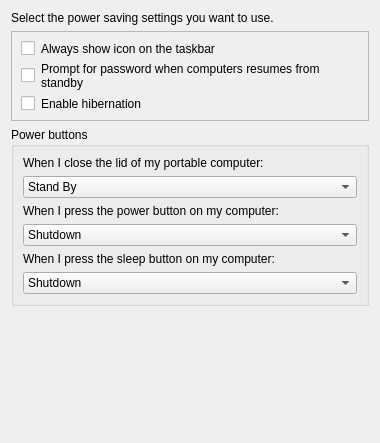
<?xml version="1.0" encoding="UTF-8"?>
<ui version="4.0">
 <class>PowerOptionsWidget</class>
 <widget class="QWidget" name="PowerOptionsWidget">
  <property name="geometry">
   <rect>
    <x>0</x>
    <y>0</y>
    <width>380</width>
    <height>443</height>
   </rect>
  </property>
  <property name="sizePolicy">
   <sizepolicy hsizetype="Fixed" vsizetype="Preferred">
    <horstretch>0</horstretch>
    <verstretch>0</verstretch>
   </sizepolicy>
  </property>
  <property name="minimumSize">
   <size>
    <width>380</width>
    <height>0</height>
   </size>
  </property>
  <property name="maximumSize">
   <size>
    <width>380</width>
    <height>16777215</height>
   </size>
  </property>
  <property name="windowTitle">
   <string>Form</string>
  </property>
  <layout class="QGridLayout" name="gridLayout_3">
   <item row="1" column="0">
    <widget class="QFrame" name="locationFrame">
     <property name="frameShape">
      <enum>QFrame::StyledPanel</enum>
     </property>
     <layout class="QGridLayout" name="gridLayout">
      <item row="0" column="0">
       <widget class="QCheckBox" name="showIconCheckBox">
        <property name="text">
         <string/>
        </property>
       </widget>
      </item>
      <item row="0" column="1">
       <widget class="QLabel" name="showIconLabel">
        <property name="sizePolicy">
         <sizepolicy hsizetype="Preferred" vsizetype="Preferred">
          <horstretch>1</horstretch>
          <verstretch>0</verstretch>
         </sizepolicy>
        </property>
        <property name="text">
         <string>Always show icon on the taskbar</string>
        </property>
       </widget>
      </item>
      <item row="1" column="0">
       <widget class="QCheckBox" name="promptPasswordCheckBox">
        <property name="text">
         <string/>
        </property>
       </widget>
      </item>
      <item row="1" column="1">
       <widget class="QLabel" name="promptPasswordLabel">
        <property name="sizePolicy">
         <sizepolicy hsizetype="Preferred" vsizetype="Preferred">
          <horstretch>1</horstretch>
          <verstretch>0</verstretch>
         </sizepolicy>
        </property>
        <property name="text">
         <string>Prompt for password when computers resumes from standby</string>
        </property>
        <property name="wordWrap">
         <bool>true</bool>
        </property>
       </widget>
      </item>
      <item row="2" column="0">
       <widget class="QCheckBox" name="enableHibernationCheckBox">
        <property name="text">
         <string/>
        </property>
       </widget>
      </item>
      <item row="2" column="1">
       <widget class="QLabel" name="enableHibernationLabel">
        <property name="sizePolicy">
         <sizepolicy hsizetype="Preferred" vsizetype="Preferred">
          <horstretch>1</horstretch>
          <verstretch>0</verstretch>
         </sizepolicy>
        </property>
        <property name="text">
         <string>Enable hibernation</string>
        </property>
       </widget>
      </item>
     </layout>
    </widget>
   </item>
   <item row="3" column="0">
    <spacer name="verticalSpacer">
     <property name="orientation">
      <enum>Qt::Vertical</enum>
     </property>
     <property name="sizeHint" stdset="0">
      <size>
       <width>20</width>
       <height>40</height>
      </size>
     </property>
    </spacer>
   </item>
   <item row="2" column="0">
    <widget class="QGroupBox" name="powerGroupBox">
     <property name="title">
      <string>Power buttons</string>
     </property>
     <layout class="QGridLayout" name="gridLayout_2">
      <item row="0" column="0">
       <widget class="QLabel" name="closeLidLabel">
        <property name="text">
         <string>When I close the lid of my portable computer:</string>
        </property>
        <property name="buddy">
         <cstring>closeLidComboBox</cstring>
        </property>
       </widget>
      </item>
      <item row="1" column="0">
       <widget class="QComboBox" name="closeLidComboBox">
        <property name="currentIndex">
         <number>1</number>
        </property>
        <item>
         <property name="text">
          <string>Do nothing</string>
         </property>
        </item>
        <item>
         <property name="text">
          <string>Stand By</string>
         </property>
        </item>
        <item>
         <property name="text">
          <string>Hibernate</string>
         </property>
        </item>
       </widget>
      </item>
      <item row="2" column="0">
       <widget class="QLabel" name="pressPowerBtnLabel">
        <property name="text">
         <string>When I press the power button on my computer:</string>
        </property>
        <property name="buddy">
         <cstring>pressPowerBtnComboBox</cstring>
        </property>
       </widget>
      </item>
      <item row="3" column="0">
       <widget class="QComboBox" name="pressPowerBtnComboBox">
        <property name="currentIndex">
         <number>3</number>
        </property>
        <item>
         <property name="text">
          <string>Do nothing</string>
         </property>
        </item>
        <item>
         <property name="text">
          <string>Ask me what to do</string>
         </property>
        </item>
        <item>
         <property name="text">
          <string>Stand by</string>
         </property>
        </item>
        <item>
         <property name="text">
          <string>Shutdown</string>
         </property>
        </item>
        <item>
         <property name="text">
          <string>Hibernate</string>
         </property>
        </item>
       </widget>
      </item>
      <item row="4" column="0">
       <widget class="QLabel" name="pressSleepBtnLabel">
        <property name="text">
         <string>When I press the sleep button on my computer:</string>
        </property>
        <property name="buddy">
         <cstring>pressSleepBtnComboBox</cstring>
        </property>
       </widget>
      </item>
      <item row="5" column="0">
       <widget class="QComboBox" name="pressSleepBtnComboBox">
        <property name="currentIndex">
         <number>3</number>
        </property>
        <item>
         <property name="text">
          <string>Do nothing</string>
         </property>
        </item>
        <item>
         <property name="text">
          <string>Ask me what to do</string>
         </property>
        </item>
        <item>
         <property name="text">
          <string>Stand By</string>
         </property>
        </item>
        <item>
         <property name="text">
          <string>Shutdown</string>
         </property>
        </item>
        <item>
         <property name="text">
          <string>Hibernate</string>
         </property>
        </item>
       </widget>
      </item>
     </layout>
    </widget>
   </item>
   <item row="0" column="0">
    <widget class="QLabel" name="label_4">
     <property name="text">
      <string>Select the power saving settings you want to use.</string>
     </property>
    </widget>
   </item>
  </layout>
 </widget>
 <tabstops>
  <tabstop>showIconCheckBox</tabstop>
  <tabstop>promptPasswordCheckBox</tabstop>
  <tabstop>enableHibernationCheckBox</tabstop>
  <tabstop>closeLidComboBox</tabstop>
  <tabstop>pressPowerBtnComboBox</tabstop>
  <tabstop>pressSleepBtnComboBox</tabstop>
 </tabstops>
 <resources/>
 <connections/>
</ui>
